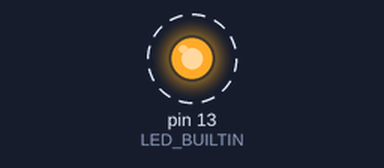
Simulated run of this sketch. Board: Arduino Mega 2560, built with avr-gcc and run on an emulated ATmega2560. Shown: output pins drawn as LEDs (lit = HIGH). Dashed ring = blinking. What the sketch prints to the serial monitor is not drawn.

Above: at 0.5 s.
Timing chart, 0 to 4.6 s (numbered marks = the images above):
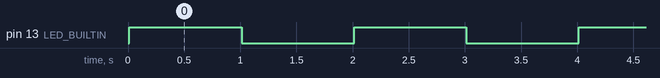

Measured:
- by itself, pin 13 (LED_BUILTIN): alternates HIGH for 1.0 s and LOW for 1.0 s

The sketch:

test_arduino.ino
```cpp
/**
 * Test de base Arduino MEGA
 * Vérifie que la carte fonctionne et que l'upload est OK
 */

#define LED_BUILTIN 13

void setup() {
  Serial.begin(115200);
  while (!Serial && millis() < 3000);

  Serial.println(F("========================================"));
  Serial.println(F("   Test Arduino MEGA 2560"));
  Serial.println(F("========================================"));

  pinMode(LED_BUILTIN, OUTPUT);

  Serial.println(F("\n✓ Test démarré"));
  Serial.println(F("La LED intégrée devrait clignoter"));
  Serial.println(F("========================================\n"));
}

void loop() {
  digitalWrite(LED_BUILTIN, HIGH);
  Serial.println(F("LED ON"));
  delay(1000);

  digitalWrite(LED_BUILTIN, LOW);
  Serial.println(F("LED OFF"));
  delay(1000);
}
```
